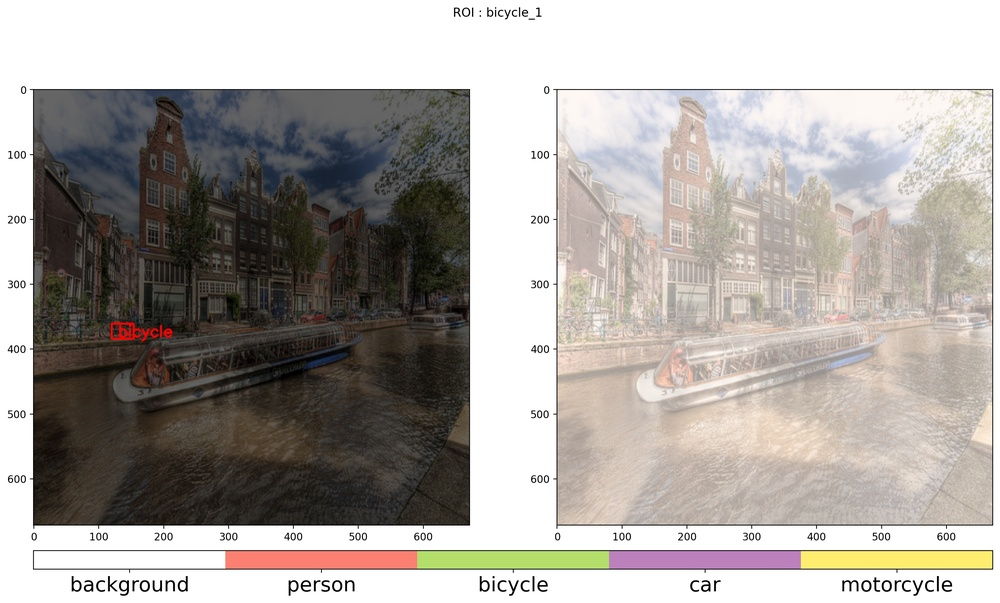
#> input picture toy/log/version_0/test/bicycle_1.jpg, 1000 x 603 px, shrunk from 2747 x 1657 before the run, given in place of KakaoTalk_20210430_122103767.mp4, which was not available
$ python centernet.py
#> lines starting #> are read from the running program, lines starting #| are printed output that depends on the picture; after the words box and inside, x2 and y2 are one past the last pixel; in counts of white or black regions, pixels touching at a corner belong together; pictures that were not available may be replaced by others from this repository, and a replacement may not be noted
import cv2 as cv
import xarray as xr

##
fdir = r'C:\Users\82109\Videos\Captures/KakaoTalk_20210430_122103767.mp4'

cap = cv.VideoCapture(fdir)
fps = int(cap.get(cv.CAP_PROP_FPS))
delay = int(1000/fps)

def onChange():
    pass
cv_name = '1'
cv.namedWindow(cv_name)
cv.createTrackbar('ths',cv_name,0,255,onChange)
cv.setTrackbarPos('ths',cv_name,120)

#cap.get(cv.CAP_PROP_FPS)
if cap.isOpened():
    while True:
        ret,frame = cap.read()
#> frame is the input picture: shape (603, 1000, 3); mean B, G, R 163, 167.5, 172.6
        if not ret:
            break
        ths = cv.getTrackbarPos('ths', cv_name)
        frame = cv.cvtColor(frame,cv.COLOR_BGR2GRAY)
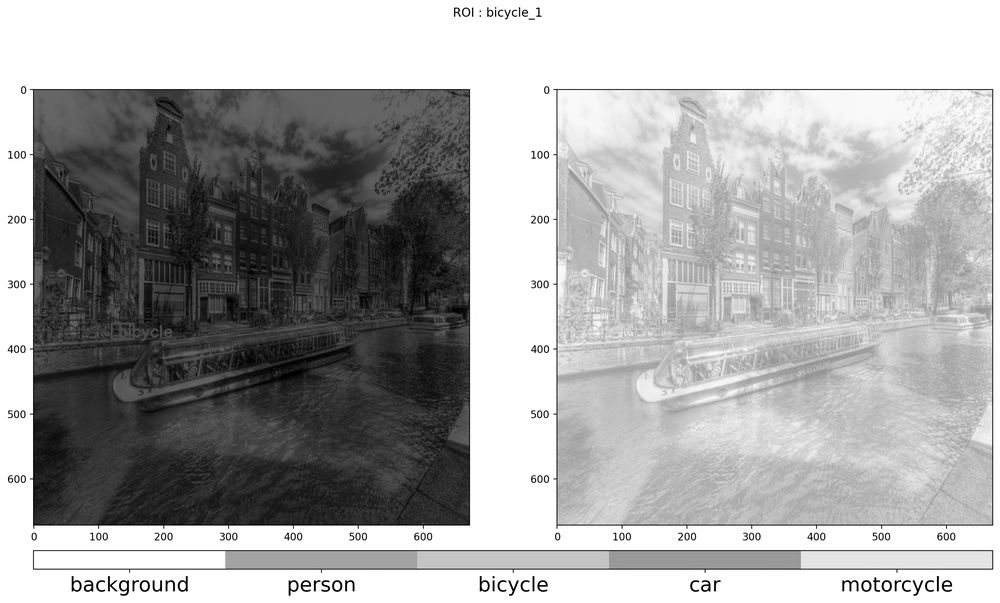
#> frame: shape (603, 1000); min 0, max 255, mean 168.5
        _,frame = cv.threshold(frame,ths,255,0)
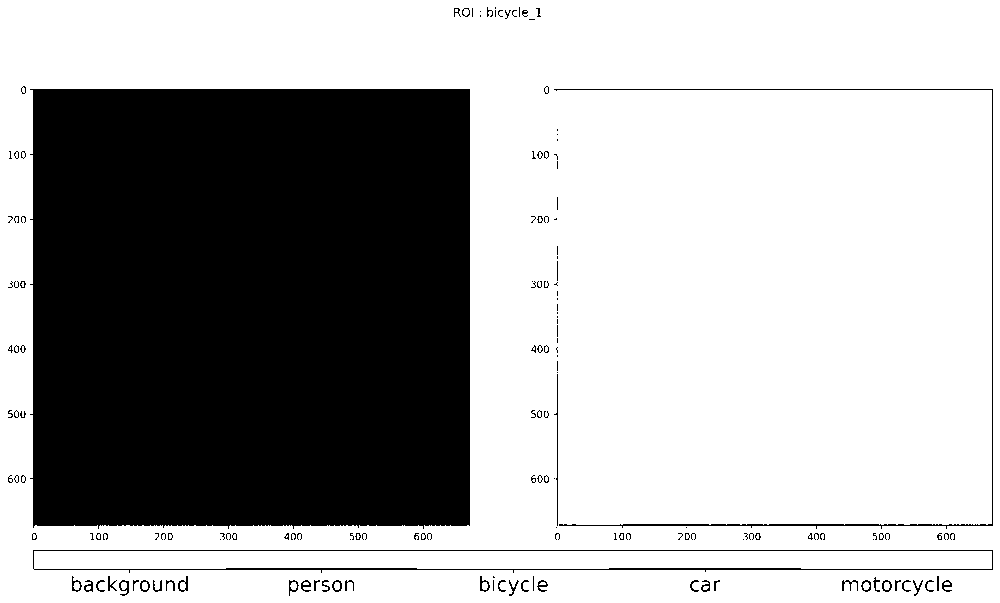
#> frame: shape (603, 1000); 67.1% white; 163 black regions (111 under 20 px)

        c,h = cv.findContours(frame,cv.RETR_LIST,cv.CHAIN_APPROX_SIMPLE)
#> c = 379 contours, 290 with area under 20; largest, box (x1, y1, x2, y2) and area: (0, 0, 1000, 603) 601398, (29, 88, 471, 530) 191828, (32, 549, 994, 574) 4310, (553, 88, 994, 530) 2969, (553, 373, 559, 527) 312; h = 379 rows, first 6: [1, -1, -1, -1], [2, 0, -1, -1], [3, 1, -1, -1], [4, 2, -1, -1], [5, 3, -1, -1], [6, 4, -1, -1]
        for ci in c:
            cv.drawContours(frame,[ci],0,(0,0,255),1)
#> this loop made 379 passes
#> ci on passes 45, 57, 58: [[115, 580], [116, 579], [117, 580], [116, 581]], [[950, 539], [951, 538], [952, 539], [951, 540]], [[946, 539], [947, 538], [948, 539], [947, 540]]
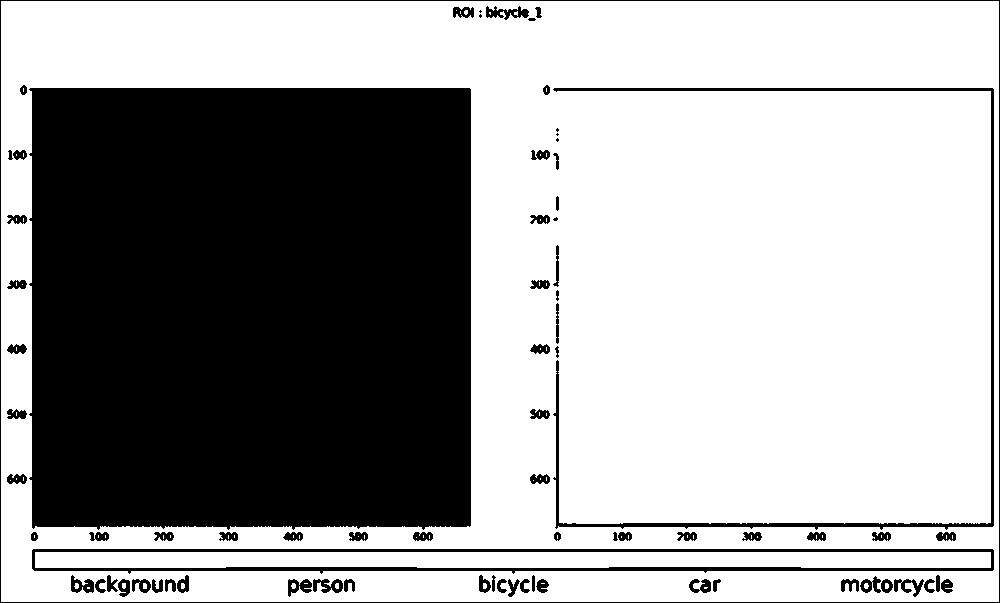
#> frame: shape (603, 1000); 64.4% white; 77 black regions (6 under 20 px), largest, box (x1, y1, x2, y2) and area: (29, 88, 471, 530) 192729, (32, 549, 994, 574) 6270, (553, 88, 994, 530) 4799

        cv.imshow(cv_name,frame)
        if cv.waitKey(10)==13:
#> (key Esc is pressed here)
            break
    cap.release()
    cv.destroyAllWindows()


##

$ run again, on toy/log/version_0/test/bicycle_106.jpg
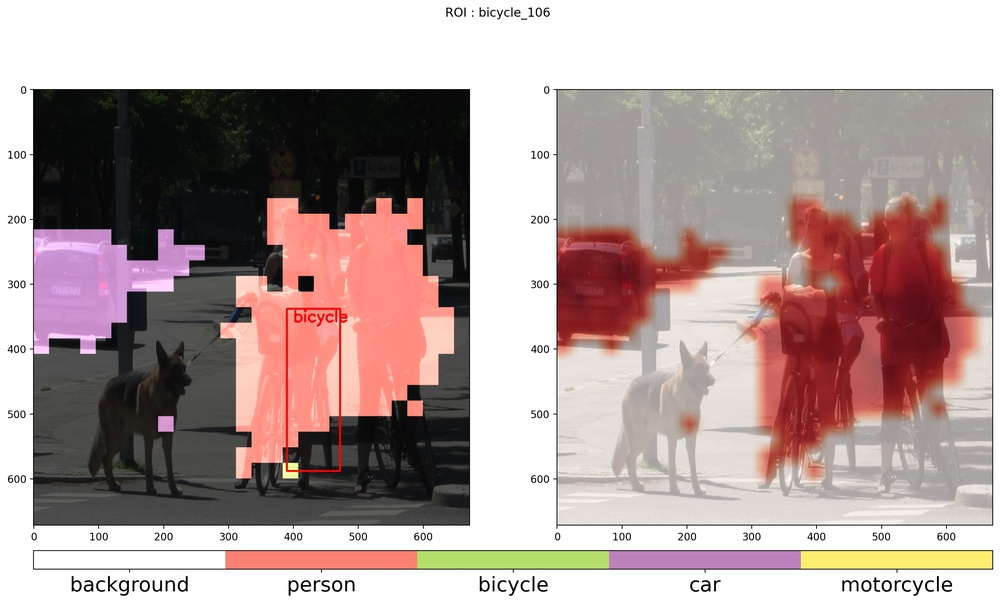
#> input picture toy/log/version_0/test/bicycle_106.jpg, 1000 x 603 px, shrunk from 2747 x 1657 before the run, given in place of KakaoTalk_20210430_122103767.mp4, which was not available
#> frame is the input picture: shape (603, 1000, 3); mean B, G, R 155.2, 157.3, 176.1
#> `_,frame = cv.threshold(frame,ths,255,0)`:
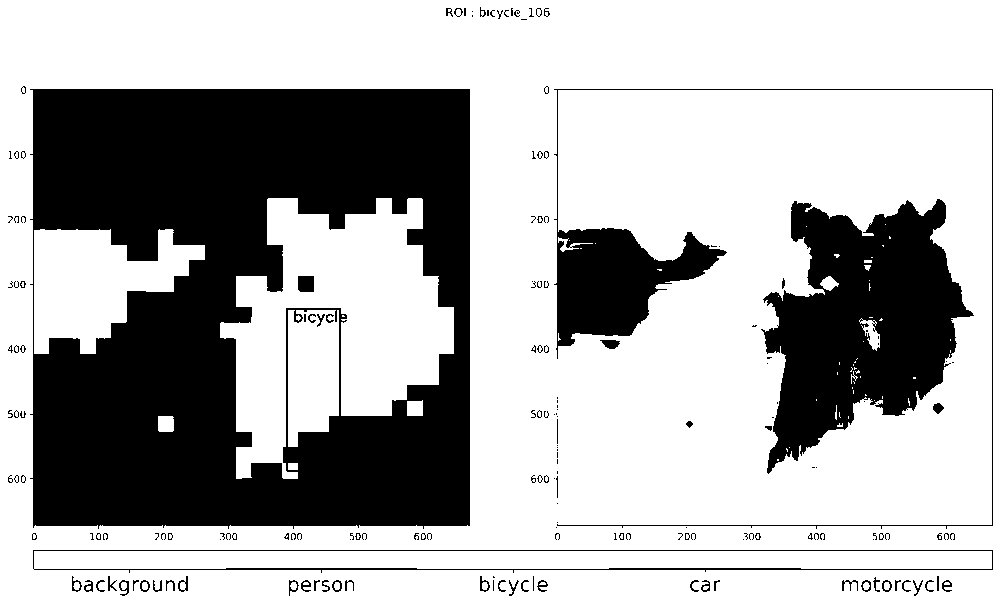
#> frame: shape (603, 1000); 68.5% white; 183 black regions (120 under 20 px)
#> c = 468 contours, 361 with area under 20; largest, box (x1, y1, x2, y2) and area: (0, 0, 1000, 603) 601398, (29, 88, 471, 530) 191892, (760, 198, 975, 475) 34585, (220, 198, 454, 479) 33002, (553, 88, 994, 530) 14682; h = 468 rows, first 6: [1, -1, -1, -1], [2, 0, -1, -1], [3, 1, -1, -1], [4, 2, -1, -1], [5, 3, -1, -1], [6, 4, -1, -1]
#> the loop `for ci in c:` made 468 passes
#> ci on passes 45, 57, 58: [[115, 580], [116, 579], [117, 580], [116, 581]], [[950, 539], [951, 538], [952, 539], [951, 540]], [[946, 539], [947, 538], [948, 539], [947, 540]]
#> after the loop `for ci in c:`:
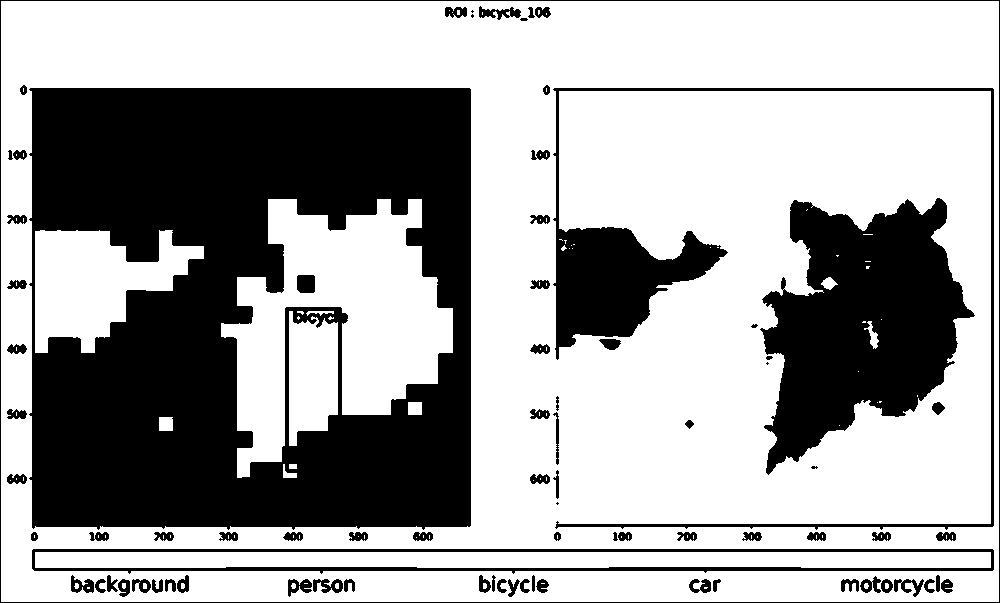
#> frame: shape (603, 1000); 64.8% white; 81 black regions (6 under 20 px), largest, box (x1, y1, x2, y2) and area: (29, 88, 471, 530) 142657, (760, 198, 975, 475) 35014, (553, 88, 994, 530) 16449

$ run again, on toy/log/version_0/test/bicycle_114.jpg
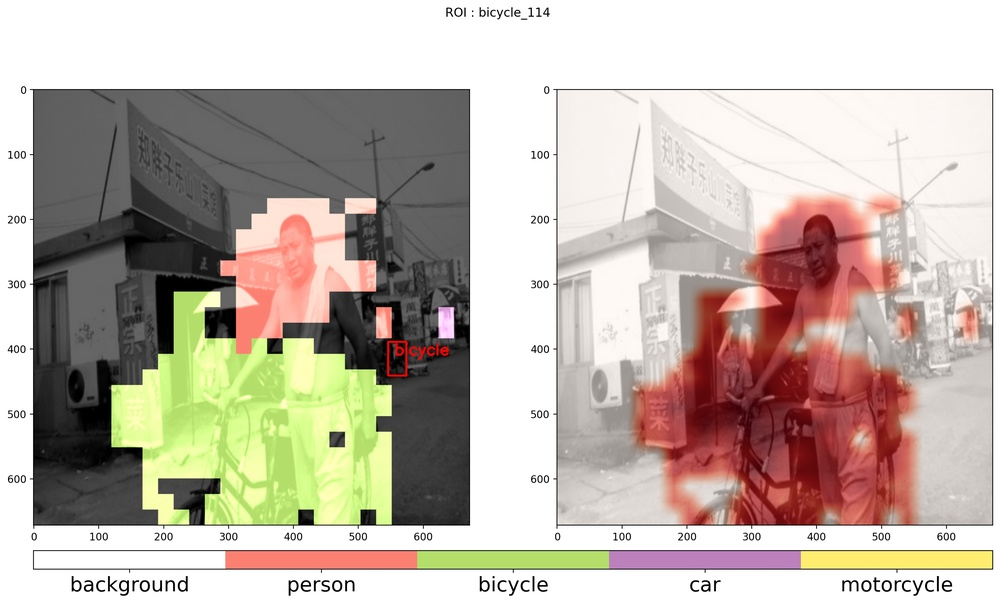
#> input picture toy/log/version_0/test/bicycle_114.jpg, 1000 x 603 px, shrunk from 2747 x 1657 before the run, given in place of KakaoTalk_20210430_122103767.mp4, which was not available
#> frame is the input picture: shape (603, 1000, 3); mean B, G, R 170.6, 180.8, 192.3
#> `_,frame = cv.threshold(frame,ths,255,0)`:
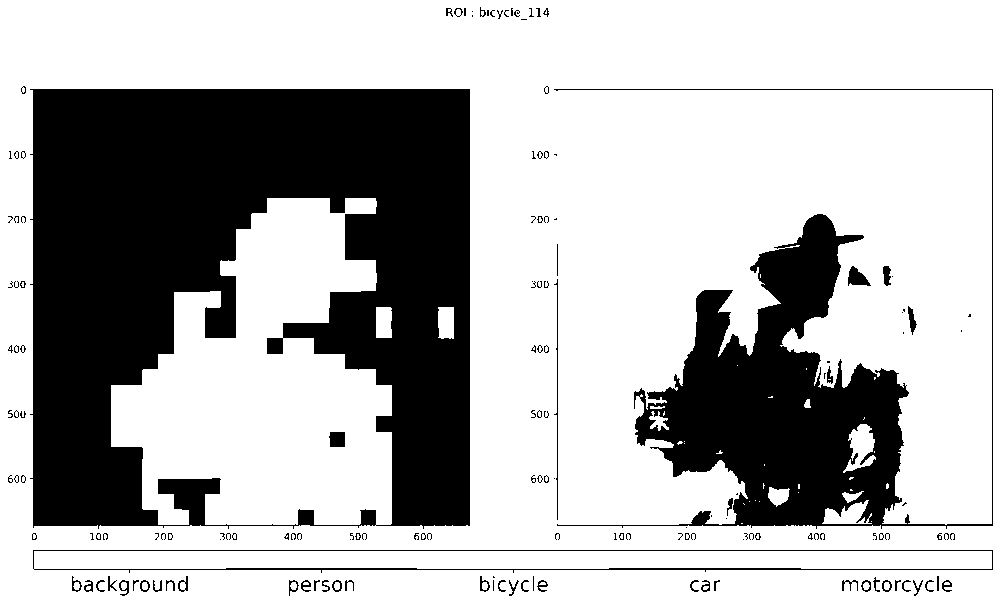
#> frame: shape (603, 1000); 69.9% white; 161 black regions (102 under 20 px)
#> c = 405 contours, 301 with area under 20; largest, box (x1, y1, x2, y2) and area: (0, 0, 1000, 603) 601398, (29, 88, 471, 530) 133412, (553, 88, 994, 530) 48299, (32, 549, 994, 574) 4310, (843, 424, 876, 473) 768; h = 405 rows, first 6: [1, -1, -1, -1], [2, 0, -1, -1], [3, 1, -1, -1], [4, 2, -1, -1], [5, 3, -1, -1], [6, 4, -1, -1]
#> the loop `for ci in c:` made 405 passes
#> ci on passes 45, 57, 58: [[115, 580], [116, 579], [117, 580], [116, 581]], [[950, 539], [951, 538], [952, 539], [951, 540]], [[946, 539], [947, 538], [948, 539], [947, 540]]
#> after the loop `for ci in c:`:
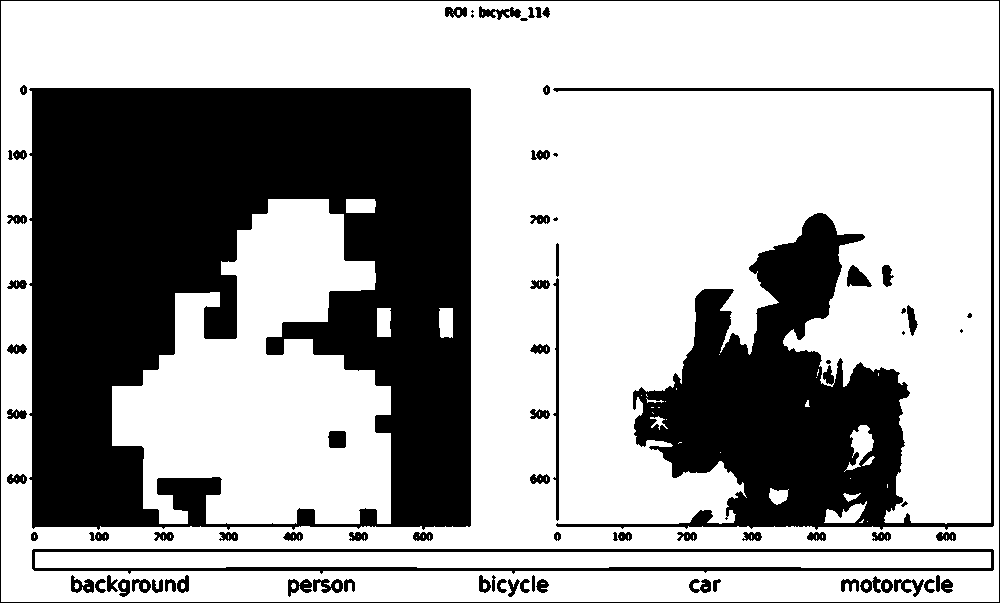
#> frame: shape (603, 1000); 66.4% white; 83 black regions (9 under 20 px), largest, box (x1, y1, x2, y2) and area: (29, 88, 471, 530) 134771, (553, 88, 994, 530) 49055, (32, 549, 994, 574) 6270

$ run again, on toy/log/version_0/test/bicycle_127.jpg
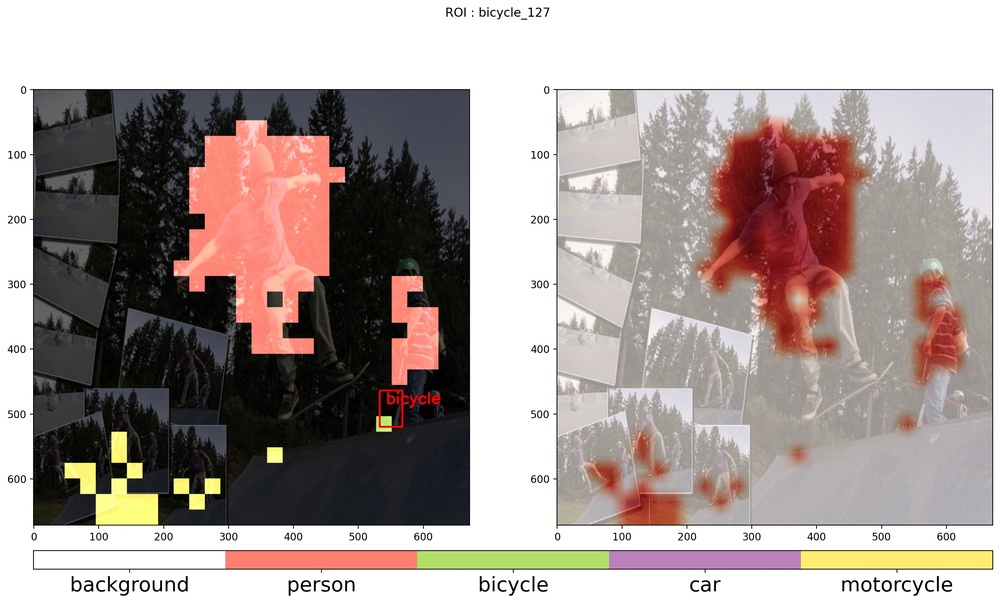
#> input picture toy/log/version_0/test/bicycle_127.jpg, 1000 x 603 px, shrunk from 2747 x 1657 before the run, given in place of KakaoTalk_20210430_122103767.mp4, which was not available
#> frame is the input picture: shape (603, 1000, 3); mean B, G, R 152, 155.5, 167.9
#> `_,frame = cv.threshold(frame,ths,255,0)`:
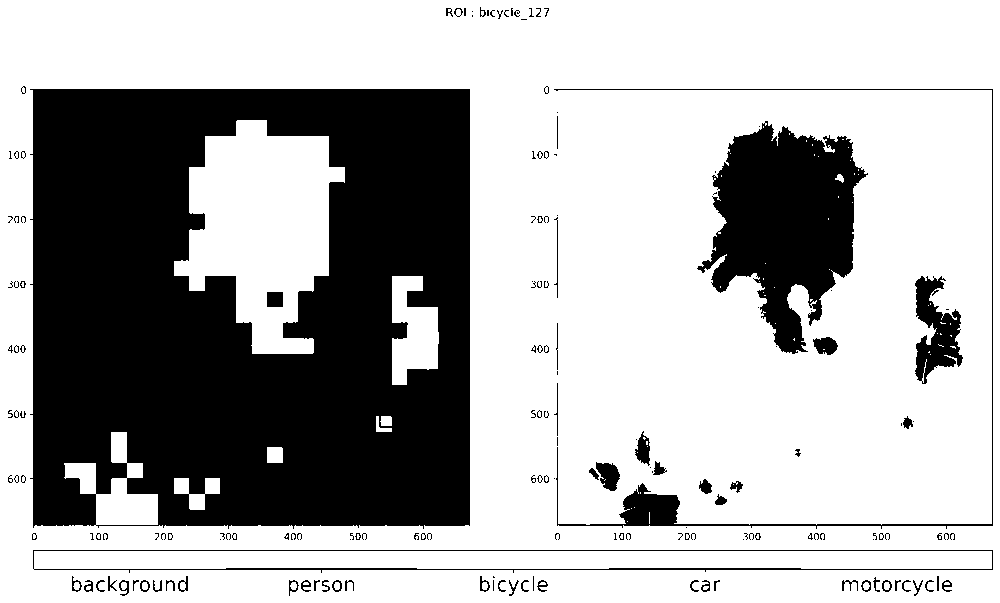
#> frame: shape (603, 1000); 67.8% white; 174 black regions (107 under 20 px)
#> c = 458 contours, 346 with area under 20; largest, box (x1, y1, x2, y2) and area: (0, 0, 1000, 603) 601398, (29, 88, 471, 530) 188458, (174, 120, 345, 354) 24202, (696, 120, 869, 355) 22899, (553, 88, 994, 530) 4946; h = 458 rows, first 6: [1, -1, -1, -1], [2, 0, -1, -1], [3, 1, -1, -1], [4, 2, -1, -1], [5, 3, -1, -1], [6, 4, -1, -1]
#> the loop `for ci in c:` made 458 passes
#> ci on passes 45, 57, 58: [[115, 580], [116, 579], [117, 580], [116, 581]], [[950, 539], [951, 538], [952, 539], [951, 540]], [[946, 539], [947, 538], [948, 539], [947, 540]]
#> after the loop `for ci in c:`:
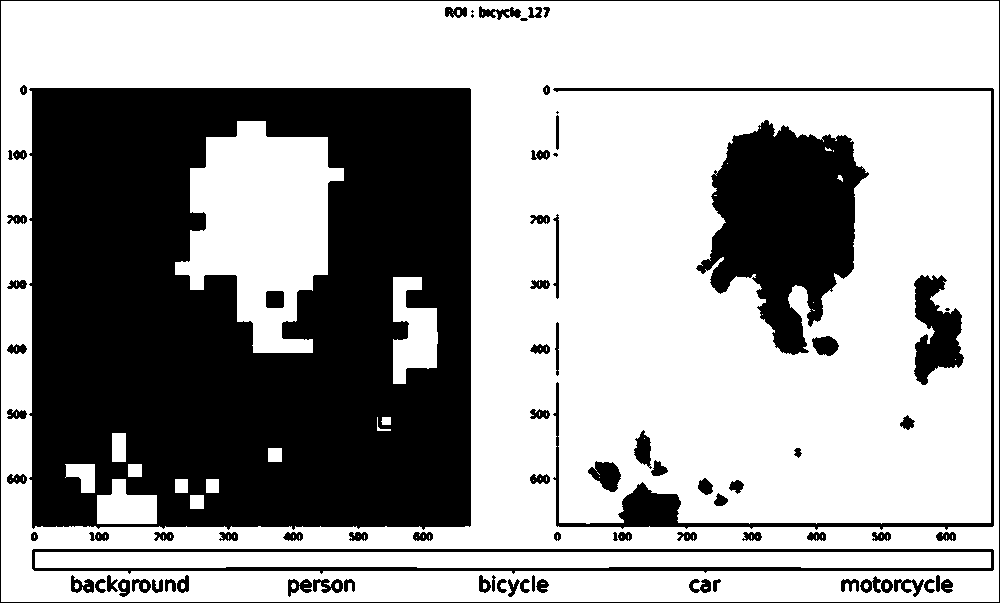
#> frame: shape (603, 1000); 64.3% white; 86 black regions (5 under 20 px), largest, box (x1, y1, x2, y2) and area: (29, 88, 471, 530) 161763, (696, 120, 869, 355) 23500, (553, 88, 994, 530) 6588
